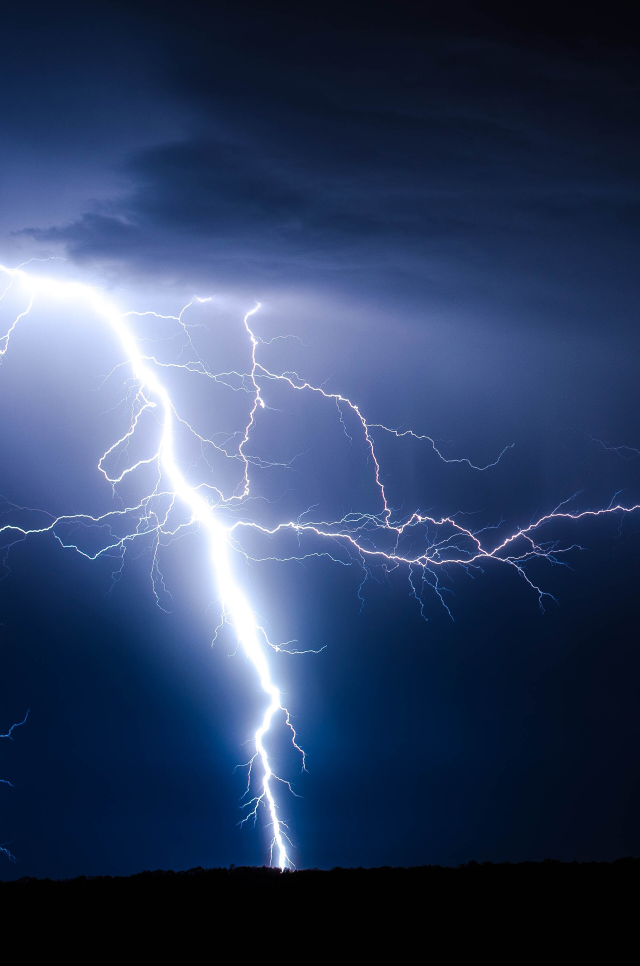
#> input picture marketing/optes-ad/photo/source-lightning.jpg, 1920 x 2898 px (shown at 1/3 size)
$ python grade.py source-lightning.jpg out.png
#> lines starting #> are read from the running program, lines starting #| are printed output that depends on the picture
"""Crops the CC0 lightning photo to 4:5 and grades it into Optes' black and electric blue -> hero.png.
Usage: python grade.py source-lightning.jpg ../img/hero.png   (1920x2898 Commons rendition)"""
import sys

import numpy as np
from PIL import Image, ImageFilter

Y0 = 300                      # 4:5 crop (1920x2400): dark cloud on top for the headline, the strike and the ground below
W, H = 1620, 2025
src = Image.open(sys.argv[1]).convert("RGB").crop((0, Y0, 1920, Y0 + 2400)).resize((W, H), Image.LANCZOS)
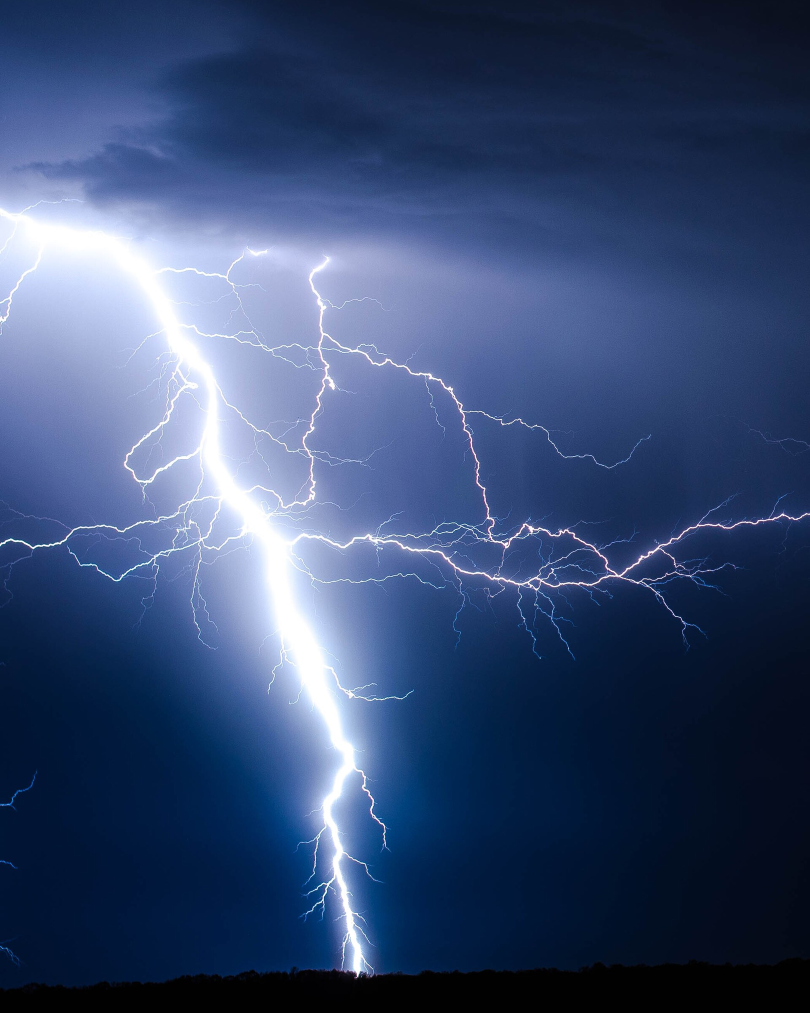
#> src: PIL image 1620x2025 RGB (shown at 1/2 size); mean R, G, B 56, 75, 112.7
a = np.asarray(src).astype(np.float32) / 255

# gradient map: night sky to near-black navy, the bolt to electric blue and white
L = 0.2126 * a[..., 0] + 0.7152 * a[..., 1] + 0.0722 * a[..., 2]
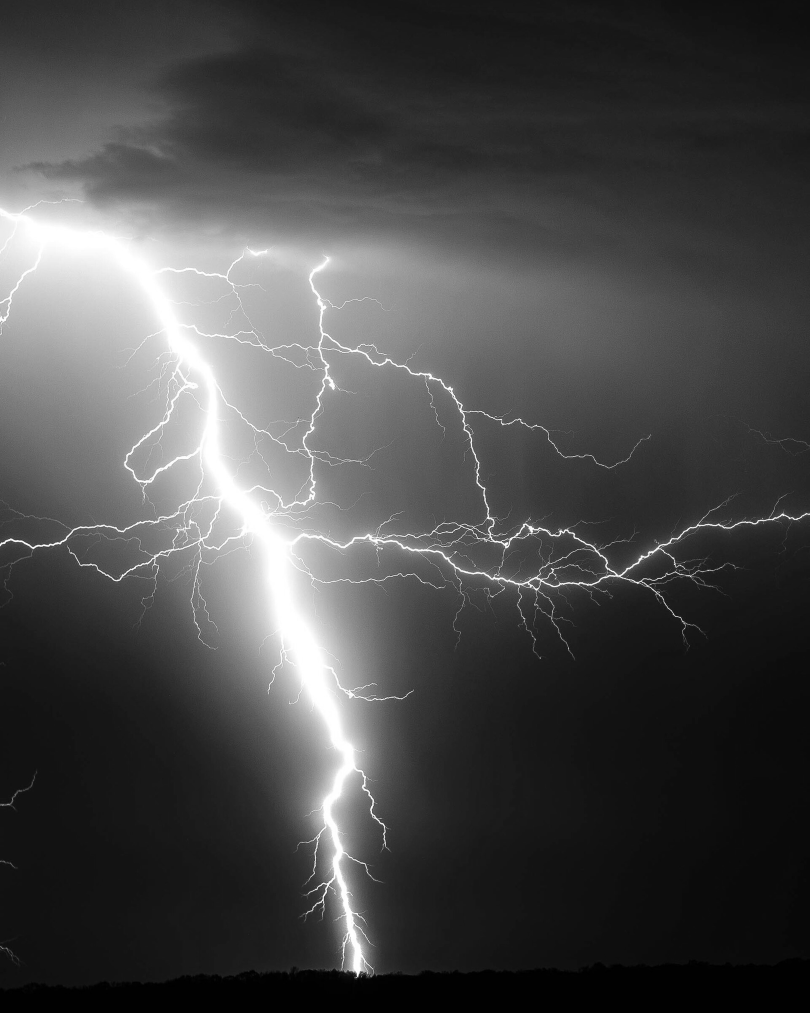
#> L: shape (2025, 1620) float32 (shown at 1/2 size); min 0, max 1, mean 0.289
stops = [(0.00, (1, 3, 10)), (0.14, (3, 10, 34)), (0.32, (10, 36, 120)), (0.55, (40, 105, 255)), (0.78, (165, 200, 255)), (1.0, (255, 255, 255))]
xs = [s[0] for s in stops]
gm = np.dstack([np.interp(L, xs, [s[1][c] / 255 for s in stops]) for c in range(3)])
out = gm * 0.8 + a * 0.2
# deepen the sky a touch so the type sits on near-black
out = out * (0.82 + 0.18 * np.clip((L - 0.25) / 0.4, 0, 1))[..., None]
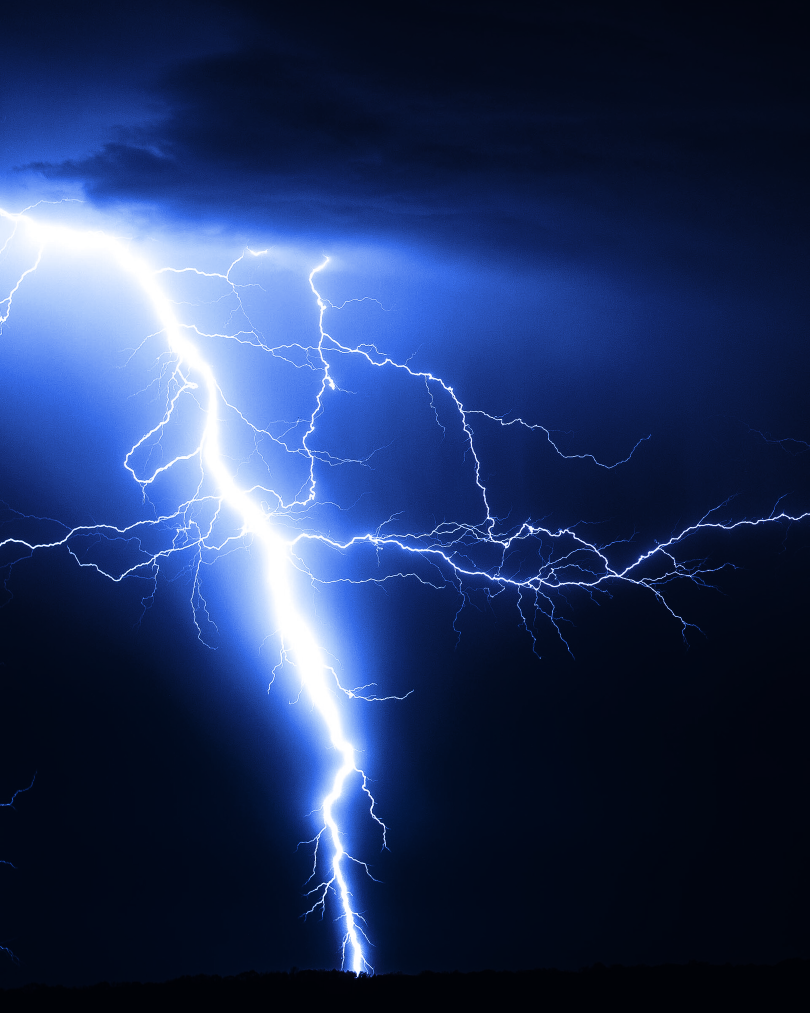
#> out: shape (2025, 1620, 3) float64 (shown at 1/2 size); mean of channels 0, 1, 2 0.136, 0.203, 0.372; drawn as R, G, B

# glow around the bolt
hi = np.clip((L - 0.62) / 0.38, 0, 1)
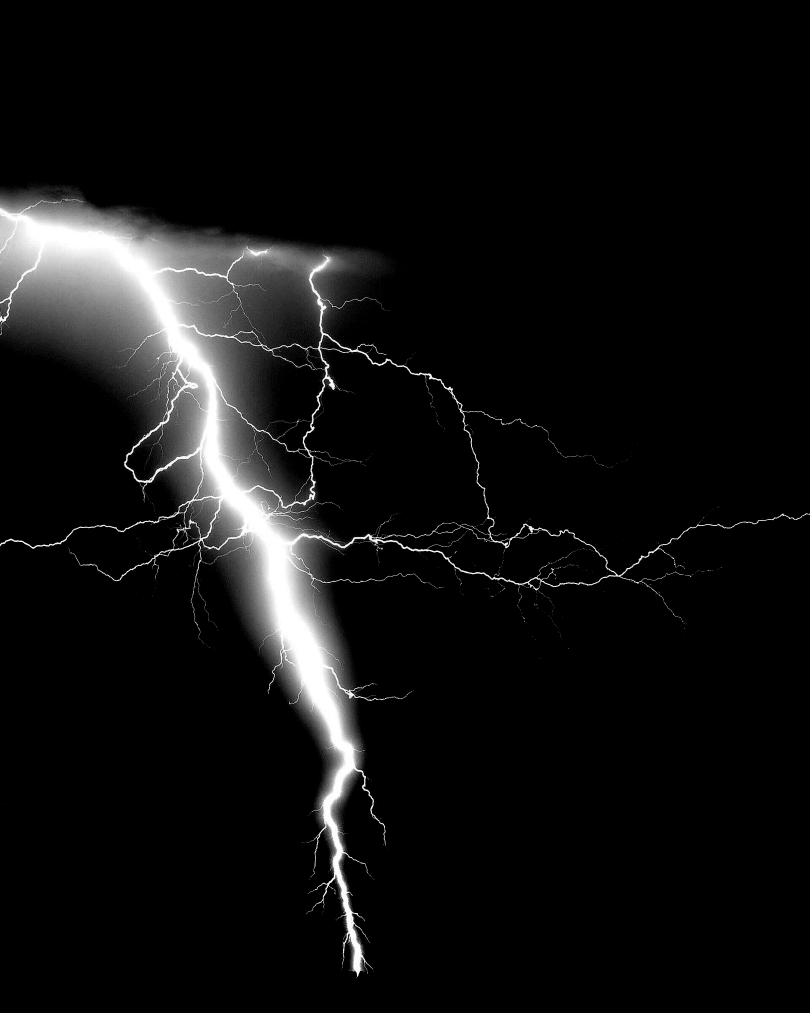
#> hi: shape (2025, 1620) float32 (shown at 1/2 size); min 0, max 1, mean 0.0645
glow = np.asarray(Image.fromarray((hi * 255).astype(np.uint8)).filter(ImageFilter.GaussianBlur(36))).astype(np.float32)[..., None] / 255
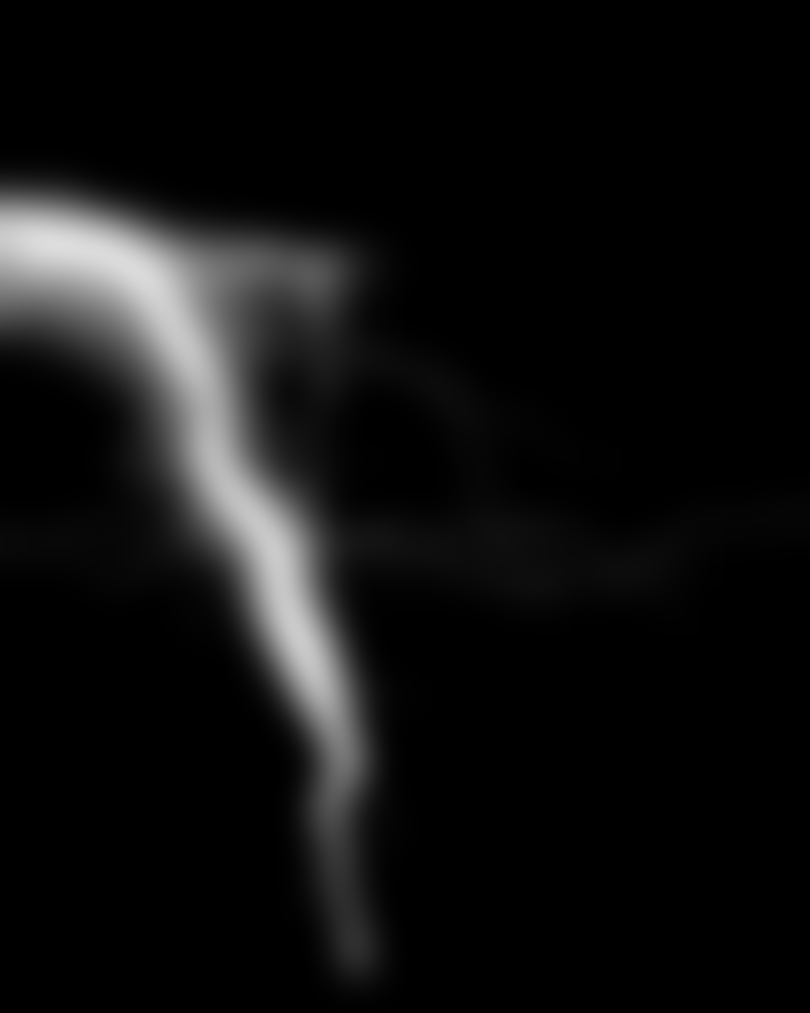
#> glow: shape (2025, 1620, 1) float32 (shown at 1/2 size); min 0, max 0.867, mean 0.0642
out = 1 - (1 - out) * (1 - glow * np.array([0.35, 0.55, 1.0]) * 0.6)

Image.fromarray((np.clip(out, 0, 1) * 255).round().astype(np.uint8)).save(sys.argv[2])
print("saved", sys.argv[2], W, H)
